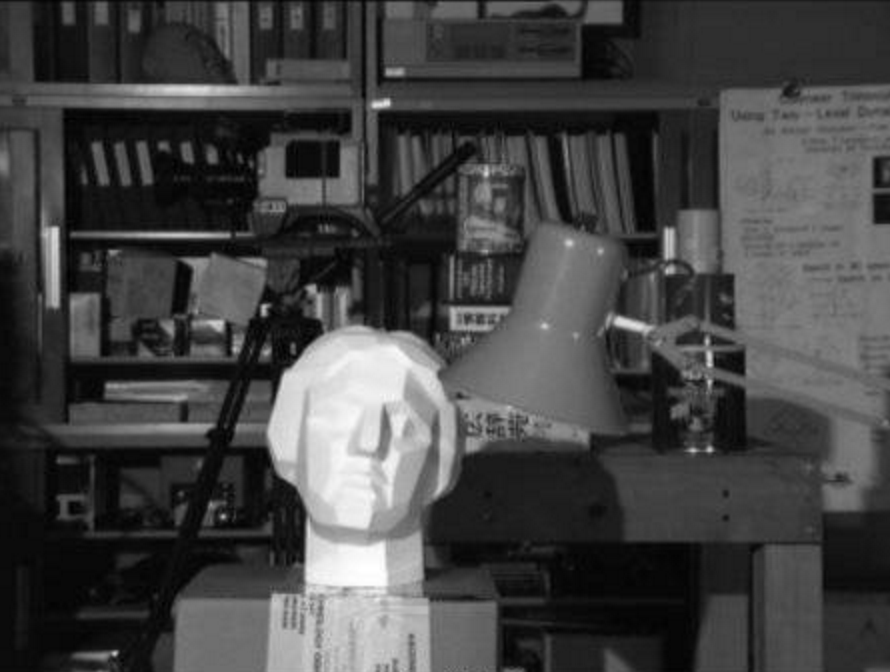
#> input picture images/tsukuba_1.png, 890 x 672 px
$ python histogram_clache.py
#> lines starting #> are read from the running program, lines starting #| are printed output that depends on the picture
import cv2
import numpy as np
from matplotlib import pyplot as plt
img = cv2.imread("images/tsukuba_1.png",0)
#> img is the input picture: shape (672, 890); min 0, max 255, mean 67.9
gequ=cv2.equalizeHist(img)
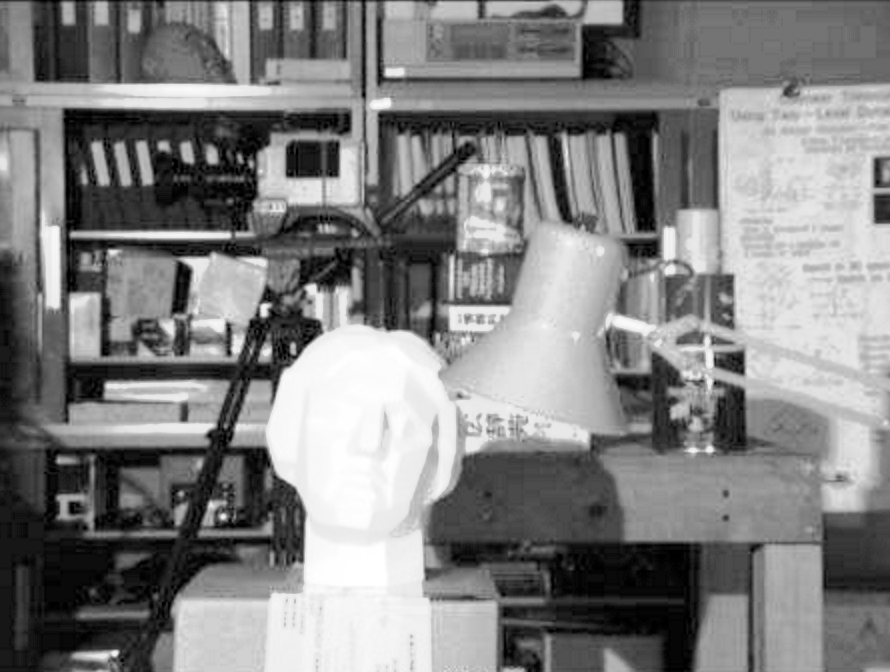
#> gequ: shape (672, 890); min 0, max 255, mean 128.5

# create a CLAHE object (Arguments are optional).
clahe = cv2.createCLAHE(clipLimit=2.0, tileGridSize=(8,8))
cl1 = clahe.apply(img)
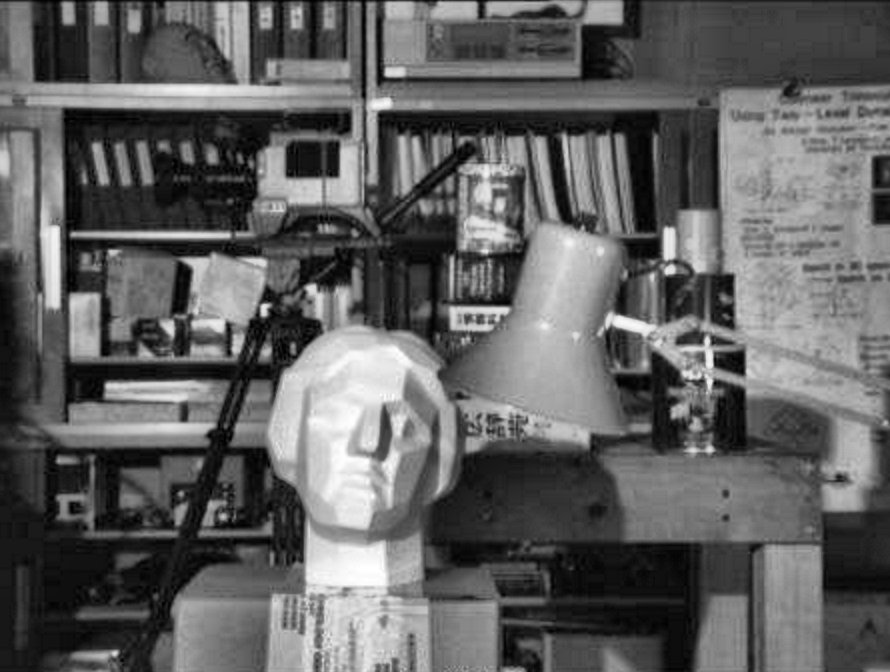
#> cl1: shape (672, 890); min 0, max 255, mean 96.7

plt.subplot(2,2,1),plt.imshow(img,cmap='gray'),plt.title('Input'),plt.yticks([]),plt.xticks([])
plt.subplot(2,2,2),plt.imshow(gequ,cmap='gray'),plt.title('Global Equalization'),plt.yticks([]),plt.xticks([])
plt.subplot(2,2,3),plt.imshow(cl1,cmap='gray'),plt.title('Adaptive Histogram Equalization '),plt.yticks([]),plt.xticks([])
plt.show()
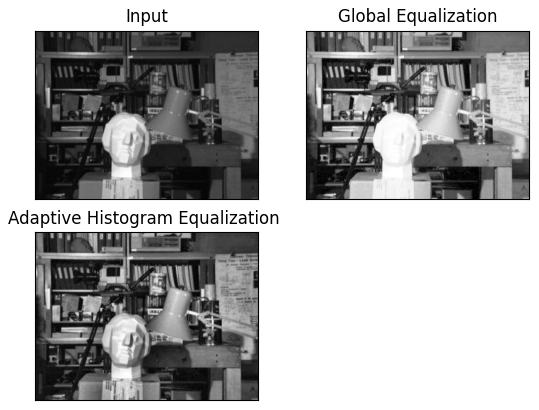
#> figure drawn by matplotlib, 3 panels

$ run again, with images/blue.png copied over images/tsukuba_1.png
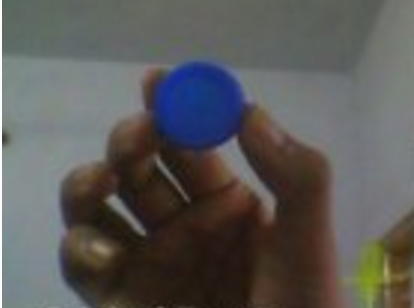
#> input picture images/blue.png, 414 x 308 px
#> `gequ=cv2.equalizeHist(img)`:
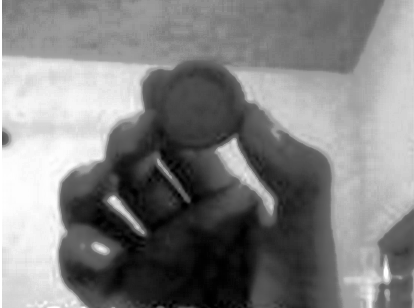
#> gequ: shape (308, 414); min 0, max 255, mean 129
#> `plt.show()`:
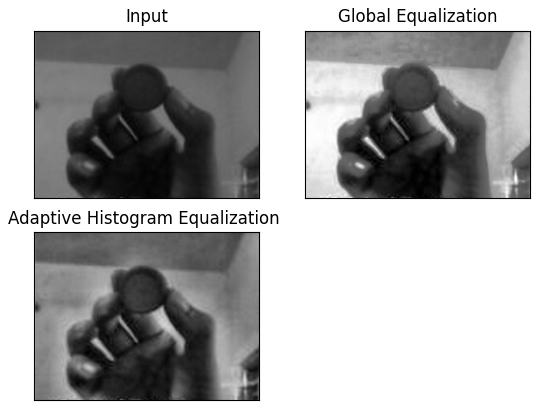
#> figure drawn by matplotlib, 3 panels
